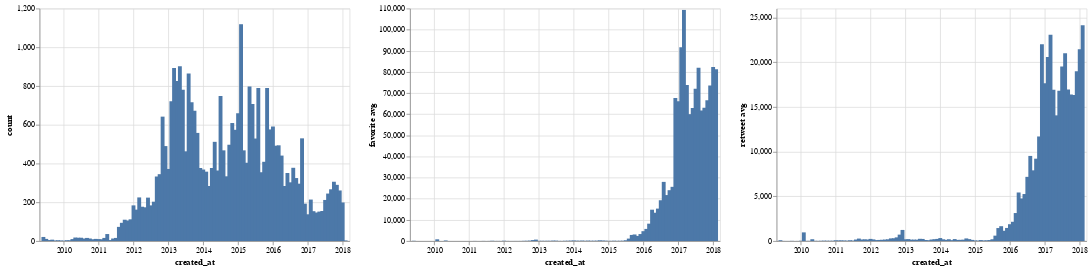

The notebook cell this image was saved under:
### Code cell
import pandas as pd
import altair as alt 
import json
import os
import pandas as pd

def create_tweet_sum_viz(t_count,t_rt,t_fav):
    """
    10 points
    Create the visualization shown above
    Use the tweet_df dataframe
    """
    
    chart1 = alt.Chart(data=t_count).encode(x="created_at", y="count").mark_bar()
    chart2 = alt.Chart(data=t_fav).encode(x="created_at", y="favorite avg").mark_bar()
    chart3 = alt.Chart(data=t_rt).encode(x="created_at", y="retweet avg").mark_bar()
    chart = chart1 | chart2 | chart3
    
    display(chart)

df = create_tweet_df()
t_count = create_tweet_count_df(t_df)
t_fav = create_favorite_avg_df(t_df)
t_rt = create_retweet_avg_df(t_df)
create_tweet_sum_viz(t_count,t_rt,t_fav)

### Figure 1 — Vega-Lite specification as saved in the notebook (floating-point values rounded to 4 significant figures)
{"config": {"view": {"continuousWidth": 400, "continuousHeight": 300}}, "hconcat": [{"data": {"name": "data-206d2e3ffeb144eee28afd24d67a26e3"}, "mark": "bar", "encoding": {"x": {"type": "temporal", "field": "created_at"}, "y": {"type": "quantitative", "field": "count"}}}, {"data": {"name": "data-f022e699f612d61cd10ed27fa7792238"}, "mark": "bar", "encoding": {"x": {"type": "temporal", "field": "created_at"}, "y": {"type": "quantitative", "field": "favorite avg"}}}, {"data": {"name": "data-65ce3cd453629d0e214a0ac8de7d5e06"}, "mark": "bar", "encoding": {"x": {"type": "temporal", "field": "created_at"}, "y": {"type": "quantitative", "field": "retweet avg"}}}], "$schema": "https://vega.github.io/schema/vega-lite/v4.8.1.json", "datasets": {"data-206d2e3ffeb144eee28afd24d67a26e3": [{"created_at": "2009-05-31T00:00:00+00:00", "count": 21}, {"created_at": "2009-06-30T00:00:00+00:00", "count": 11}, {"created_at": "2009-07-31T00:00:00+00:00", "count": 5}, {"created_at": "2009-08-31T00:00:00+00:00", "count": 7}, {"created_at": "2009-09-30T00:00:00+00:00", "count": 3}, {"created_at": "2009-10-31T00:00:00+00:00", "count": 4}, {"created_at": "2009-11-30T00:00:00+00:00", "count": 3}, {"created_at": "2009-12-31T00:00:00+00:00", "count": 2}, {"created_at": "2010-01-31T00:00:00+00:00", "count": 4}, {"created_at": "2010-02-28T00:00:00+00:00", "count": 4}, {"created_at": "2010-03-31T00:00:00+00:00", "count": 10}, {"created_at": "2010-04-30T00:00:00+00:00", "count": 18}, {"created_at": "2010-05-31T00:00:00+00:00", "count": 17}, {"created_at": "2010-06-30T00:00:00+00:00", "count": 17}, {"created_at": "2010-07-31T00:00:00+00:00", "count": 13}, {"created_at": "2010-08-31T00:00:00+00:00", "count": 16}, {"created_at": "2010-09-30T00:00:00+00:00", "count": 13}, {"created_at": "2010-10-31T00:00:00+00:00", "count": 9}, {"created_at": "2010-11-30T00:00:00+00:00", "count": 11}, {"created_at": "2010-12-31T00:00:00+00:00", "count": 10}, {"created_at": "2011-01-31T00:00:00+00:00", "count": 9}, {"created_at": "2011-02-28T00:00:00+00:00", "count": 16}, {"created_at": "2011-03-31T00:00:00+00:00", "count": 36}, {"created_at": "2011-04-30T00:00:00+00:00", "count": 5}, {"created_at": "2011-05-31T00:00:00+00:00", "count": 13}, {"created_at": "2011-06-30T00:00:00+00:00", "count": 16}, {"created_at": "2011-07-31T00:00:00+00:00", "count": 73}, {"created_at": "2011-08-31T00:00:00+00:00", "count": 94}, {"created_at": "2011-09-30T00:00:00+00:00", "count": 110}, {"created_at": "2011-10-31T00:00:00+00:00", "count": 106}, {"created_at": "2011-11-30T00:00:00+00:00", "count": 112}, {"created_at": "2011-12-31T00:00:00+00:00", "count": 184}, {"created_at": "2012-01-31T00:00:00+00:00", "count": 162}, {"created_at": "2012-02-29T00:00:00+00:00", "count": 225}, {"created_at": "2012-03-31T00:00:00+00:00", "count": 177}, {"created_at": "2012-04-30T00:00:00+00:00", "count": 174}, {"created_at": "2012-05-31T00:00:00+00:00", "count": 224}, {"created_at": "2012-06-30T00:00:00+00:00", "count": 184}, {"created_at": "2012-07-31T00:00:00+00:00", "count": 203}, {"created_at": "2012-08-31T00:00:00+00:00", "count": 333}, {"created_at": "2012-09-30T00:00:00+00:00", "count": 345}, {"created_at": "2012-10-31T00:00:00+00:00", "count": 642}, {"created_at": "2012-11-30T00:00:00+00:00", "count": 490}, {"created_at": "2012-12-31T00:00:00+00:00", "count": 372}, {"created_at": "2013-01-31T00:00:00+00:00", "count": 721}, {"created_at": "2013-02-28T00:00:00+00:00", "count": 893}, {"created_at": "2013-03-31T00:00:00+00:00", "count": 826}, {"created_at": "2013-04-30T00:00:00+00:00", "count": 902}, {"created_at": "2013-05-31T00:00:00+00:00", "count": 781}, {"created_at": "2013-06-30T00:00:00+00:00", "count": 463}, {"created_at": "2013-07-31T00:00:00+00:00", "count": 865}, {"created_at": "2013-08-31T00:00:00+00:00", "count": 716}, {"created_at": "2013-09-30T00:00:00+00:00", "count": 673}, {"created_at": "2013-10-31T00:00:00+00:00", "count": 558}, {"created_at": "2013-11-30T00:00:00+00:00", "count": 377}, {"created_at": "2013-12-31T00:00:00+00:00", "count": 369}, {"created_at": "2014-01-31T00:00:00+00:00", "count": 358}, {"created_at": "2014-02-28T00:00:00+00:00", "count": 284}, {"created_at": "2014-03-31T00:00:00+00:00", "count": 377}, {"created_at": "2014-04-30T00:00:00+00:00", "count": 512}, {"created_at": "2014-05-31T00:00:00+00:00", "count": 364}, {"created_at": "2014-06-30T00:00:00+00:00", "count": 748}, {"created_at": "2014-07-31T00:00:00+00:00", "count": 468}, {"created_at": "2014-08-31T00:00:00+00:00", "count": 334}, {"created_at": "2014-09-30T00:00:00+00:00", "count": 497}, {"created_at": "2014-10-31T00:00:00+00:00", "count": 609}, {"created_at": "2014-11-30T00:00:00+00:00", "count": 574}, {"created_at": "2014-12-31T00:00:00+00:00", "count": 659}, {"created_at": "2015-01-31T00:00:00+00:00", "count": 1119}, {"created_at": "2015-02-28T00:00:00+00:00", "count": 468}, {"created_at": "2015-03-31T00:00:00+00:00", "count": 404}, {"created_at": "2015-04-30T00:00:00+00:00", "count": 798}, {"created_at": "2015-05-31T00:00:00+00:00", "count": 707}, {"created_at": "2015-06-30T00:00:00+00:00", "count": 529}, {"created_at": "2015-07-31T00:00:00+00:00", "count": 790}, {"created_at": "2015-08-31T00:00:00+00:00", "count": 355}, {"created_at": "2015-09-30T00:00:00+00:00", "count": 409}, {"created_at": "2015-10-31T00:00:00+00:00", "count": 790}, {"created_at": "2015-11-30T00:00:00+00:00", "count": 576}, {"created_at": "2015-12-31T00:00:00+00:00", "count": 591}, {"created_at": "2016-01-31T00:00:00+00:00", "count": 492}, {"created_at": "2016-02-29T00:00:00+00:00", "count": 494}, {"created_at": "2016-03-31T00:00:00+00:00", "count": 441}, {"created_at": "2016-04-30T00:00:00+00:00", "count": 284}, {"created_at": "2016-05-31T00:00:00+00:00", "count": 351}, {"created_at": "2016-06-30T00:00:00+00:00", "count": 303}, {"created_at": "2016-07-31T00:00:00+00:00", "count": 378}, {"created_at": "2016-08-31T00:00:00+00:00", "count": 325}, {"created_at": "2016-09-30T00:00:00+00:00", "count": 296}, {"created_at": "2016-10-31T00:00:00+00:00", "count": 530}, {"created_at": "2016-11-30T00:00:00+00:00", "count": 193}, {"created_at": "2016-12-31T00:00:00+00:00", "count": 138}, {"created_at": "2017-01-31T00:00:00+00:00", "count": 214}, {"created_at": "2017-02-28T00:00:00+00:00", "count": 154}, {"created_at": "2017-03-31T00:00:00+00:00", "count": 147}, {"created_at": "2017-04-30T00:00:00+00:00", "count": 152}, {"created_at": "2017-05-31T00:00:00+00:00", "count": 155}, {"created_at": "2017-06-30T00:00:00+00:00", "count": 212}, {"created_at": "2017-07-31T00:00:00+00:00", "count": 245}, {"created_at": "2017-08-31T00:00:00+00:00", "count": 267}, {"created_at": "2017-09-30T00:00:00+00:00", "count": 306}, {"created_at": "2017-10-31T00:00:00+00:00", "count": 290}, {"created_at": "2017-11-30T00:00:00+00:00", "count": 261}, {"created_at": "2017-12-31T00:00:00+00:00", "count": 199}, {"created_at": "2018-01-31T00:00:00+00:00", "count": 3}], "data-f022e699f612d61cd10ed27fa7792238": [{"created_at": "2009-05-31T00:00:00+00:00", "favorite avg": 115.1}, {"created_at": "2009-06-30T00:00:00+00:00", "favorite avg": 14.82}, {"created_at": "2009-07-31T00:00:00+00:00", "favorite avg": 8.2}, {"created_at": "2009-08-31T00:00:00+00:00", "favorite avg": 8.286}, {"created_at": "2009-09-30T00:00:00+00:00", "favorite avg": 22.0}, {"created_at": "2009-10-31T00:00:00+00:00", "favorite avg": 5.25}, {"created_at": "2009-11-30T00:00:00+00:00", "favorite avg": 6.667}, {"created_at": "2009-12-31T00:00:00+00:00", "favorite avg": 9.0}, {"created_at": "2010-01-31T00:00:00+00:00", "favorite avg": 811.8}, {"created_at": "2010-02-28T00:00:00+00:00", "favorite avg": 7.0}, {"created_at": "2010-03-31T00:00:00+00:00", "favorite avg": 6.6}, {"created_at": "2010-04-30T00:00:00+00:00", "favorite avg": 261.1}, {"created_at": "2010-05-31T00:00:00+00:00", "favorite avg": 15.18}, {"created_at": "2010-06-30T00:00:00+00:00", "favorite avg": 4.882}, {"created_at": "2010-07-31T00:00:00+00:00", "favorite avg": 6.154}, {"created_at": "2010-08-31T00:00:00+00:00", "favorite avg": 10.25}, {"created_at": "2010-09-30T00:00:00+00:00", "favorite avg": 16.38}, {"created_at": "2010-10-31T00:00:00+00:00", "favorite avg": 6.222}, {"created_at": "2010-11-30T00:00:00+00:00", "favorite avg": 8.455}, {"created_at": "2010-12-31T00:00:00+00:00", "favorite avg": 19.6}, {"created_at": "2011-01-31T00:00:00+00:00", "favorite avg": 16.89}, {"created_at": "2011-02-28T00:00:00+00:00", "favorite avg": 41.62}, {"created_at": "2011-03-31T00:00:00+00:00", "favorite avg": 16.89}, {"created_at": "2011-04-30T00:00:00+00:00", "favorite avg": 14.4}, {"created_at": "2011-05-31T00:00:00+00:00", "favorite avg": 50.54}, {"created_at": "2011-06-30T00:00:00+00:00", "favorite avg": 13.56}, {"created_at": "2011-07-31T00:00:00+00:00", "favorite avg": 43.05}, {"created_at": "2011-08-31T00:00:00+00:00", "favorite avg": 125.9}, {"created_at": "2011-09-30T00:00:00+00:00", "favorite avg": 38.05}, {"created_at": "2011-10-31T00:00:00+00:00", "favorite avg": 49.98}, {"created_at": "2011-11-30T00:00:00+00:00", "favorite avg": 32.37}, {"created_at": "2011-12-31T00:00:00+00:00", "favorite avg": 144.1}, {"created_at": "2012-01-31T00:00:00+00:00", "favorite avg": 49.47}, {"created_at": "2012-02-29T00:00:00+00:00", "favorite avg": 29.61}, {"created_at": "2012-03-31T00:00:00+00:00", "favorite avg": 35.63}, {"created_at": "2012-04-30T00:00:00+00:00", "favorite avg": 42.59}, {"created_at": "2012-05-31T00:00:00+00:00", "favorite avg": 38.23}, {"created_at": "2012-06-30T00:00:00+00:00", "favorite avg": 44.05}, {"created_at": "2012-07-31T00:00:00+00:00", "favorite avg": 101.1}, {"created_at": "2012-08-31T00:00:00+00:00", "favorite avg": 122.9}, {"created_at": "2012-09-30T00:00:00+00:00", "favorite avg": 196.0}, {"created_at": "2012-10-31T00:00:00+00:00", "favorite avg": 447.9}, {"created_at": "2012-11-30T00:00:00+00:00", "favorite avg": 671.2}, {"created_at": "2012-12-31T00:00:00+00:00", "favorite avg": 92.34}, {"created_at": "2013-01-31T00:00:00+00:00", "favorite avg": 106.2}, {"created_at": "2013-02-28T00:00:00+00:00", "favorite avg": 86.42}, {"created_at": "2013-03-31T00:00:00+00:00", "favorite avg": 124.6}, {"created_at": "2013-04-30T00:00:00+00:00", "favorite avg": 101.5}, {"created_at": "2013-05-31T00:00:00+00:00", "favorite avg": 196.1}, {"created_at": "2013-06-30T00:00:00+00:00", "favorite avg": 165.0}, {"created_at": "2013-07-31T00:00:00+00:00", "favorite avg": 70.95}, {"created_at": "2013-08-31T00:00:00+00:00", "favorite avg": 56.31}, {"created_at": "2013-09-30T00:00:00+00:00", "favorite avg": 122.2}, {"created_at": "2013-10-31T00:00:00+00:00", "favorite avg": 136.3}, {"created_at": "2013-11-30T00:00:00+00:00", "favorite avg": 183.2}, {"created_at": "2013-12-31T00:00:00+00:00", "favorite avg": 259.0}, {"created_at": "2014-01-31T00:00:00+00:00", "favorite avg": 165.1}, {"created_at": "2014-02-28T00:00:00+00:00", "favorite avg": 126.7}, {"created_at": "2014-03-31T00:00:00+00:00", "favorite avg": 212.5}, {"created_at": "2014-04-30T00:00:00+00:00", "favorite avg": 110.9}, {"created_at": "2014-05-31T00:00:00+00:00", "favorite avg": 196.1}, {"created_at": "2014-06-30T00:00:00+00:00", "favorite avg": 133.8}, {"created_at": "2014-07-31T00:00:00+00:00", "favorite avg": 144.0}, {"created_at": "2014-08-31T00:00:00+00:00", "favorite avg": 164.4}, {"created_at": "2014-09-30T00:00:00+00:00", "favorite avg": 316.4}, {"created_at": "2014-10-31T00:00:00+00:00", "favorite avg": 242.5}, {"created_at": "2014-11-30T00:00:00+00:00", "favorite avg": 165.7}, {"created_at": "2014-12-31T00:00:00+00:00", "favorite avg": 93.07}, {"created_at": "2015-01-31T00:00:00+00:00", "favorite avg": 76.88}, {"created_at": "2015-02-28T00:00:00+00:00", "favorite avg": 138.0}, {"created_at": "2015-03-31T00:00:00+00:00", "favorite avg": 94.83}, {"created_at": "2015-04-30T00:00:00+00:00", "favorite avg": 114.4}, {"created_at": "2015-05-31T00:00:00+00:00", "favorite avg": 150.1}, {"created_at": "2015-06-30T00:00:00+00:00", "favorite avg": 349.6}, {"created_at": "2015-07-31T00:00:00+00:00", "favorite avg": 1151.0}, {"created_at": "2015-08-31T00:00:00+00:00", "favorite avg": 2875.0}, {"created_at": "2015-09-30T00:00:00+00:00", "favorite avg": 3104.0}, {"created_at": "2015-10-31T00:00:00+00:00", "favorite avg": 2417.0}, {"created_at": "2015-11-30T00:00:00+00:00", "favorite avg": 3293.0}, {"created_at": "2015-12-31T00:00:00+00:00", "favorite avg": 4662.0}, {"created_at": "2016-01-31T00:00:00+00:00", "favorite avg": 5731.0}, {"created_at": "2016-02-29T00:00:00+00:00", "favorite avg": 8209.0}, {"created_at": "2016-03-31T00:00:00+00:00", "favorite avg": 14820.0}, {"created_at": "2016-04-30T00:00:00+00:00", "favorite avg": 13380.0}, {"created_at": "2016-05-31T00:00:00+00:00", "favorite avg": 15340.0}, {"created_at": "2016-06-30T00:00:00+00:00", "favorite avg": 19290.0}, {"created_at": "2016-07-31T00:00:00+00:00", "favorite avg": 27980.0}, {"created_at": "2016-08-31T00:00:00+00:00", "favorite avg": 21740.0}, {"created_at": "2016-09-30T00:00:00+00:00", "favorite avg": 24050.0}, {"created_at": "2016-10-31T00:00:00+00:00", "favorite avg": 25640.0}, {"created_at": "2016-11-30T00:00:00+00:00", "favorite avg": 67710.0}, {"created_at": "2016-12-31T00:00:00+00:00", "favorite avg": 66190.0}, {"created_at": "2017-01-31T00:00:00+00:00", "favorite avg": 91630.0}, {"created_at": "2017-02-28T00:00:00+00:00", "favorite avg": 109300.0}, {"created_at": "2017-03-31T00:00:00+00:00", "favorite avg": 73860.0}, {"created_at": "2017-04-30T00:00:00+00:00", "favorite avg": 60020.0}, {"created_at": "2017-05-31T00:00:00+00:00", "favorite avg": 62950.0}, {"created_at": "2017-06-30T00:00:00+00:00", "favorite avg": 72000.0}, {"created_at": "2017-07-31T00:00:00+00:00", "favorite avg": 82020.0}, {"created_at": "2017-08-31T00:00:00+00:00", "favorite avg": 61710.0}, {"created_at": "2017-09-30T00:00:00+00:00", "favorite avg": 63090.0}, {"created_at": "2017-10-31T00:00:00+00:00", "favorite avg": 66640.0}, {"created_at": "2017-11-30T00:00:00+00:00", "favorite avg": 73560.0}, {"created_at": "2017-12-31T00:00:00+00:00", "favorite avg": 82280.0}, {"created_at": "2018-01-31T00:00:00+00:00", "favorite avg": 81280.0}], "data-65ce3cd453629d0e214a0ac8de7d5e06": [{"created_at": "2009-05-31T00:00:00+00:00", "retweet avg": 87.67}, {"created_at": "2009-06-30T00:00:00+00:00", "retweet avg": 10.09}, {"created_at": "2009-07-31T00:00:00+00:00", "retweet avg": 6.8}, {"created_at": "2009-08-31T00:00:00+00:00", "retweet avg": 7.571}, {"created_at": "2009-09-30T00:00:00+00:00", "retweet avg": 17.33}, {"created_at": "2009-10-31T00:00:00+00:00", "retweet avg": 2.75}, {"created_at": "2009-11-30T00:00:00+00:00", "retweet avg": 8.333}, {"created_at": "2009-12-31T00:00:00+00:00", "retweet avg": 30.5}, {"created_at": "2010-01-31T00:00:00+00:00", "retweet avg": 967.0}, {"created_at": "2010-02-28T00:00:00+00:00", "retweet avg": 16.0}, {"created_at": "2010-03-31T00:00:00+00:00", "retweet avg": 21.0}, {"created_at": "2010-04-30T00:00:00+00:00", "retweet avg": 200.6}, {"created_at": "2010-05-31T00:00:00+00:00", "retweet avg": 22.53}, {"created_at": "2010-06-30T00:00:00+00:00", "retweet avg": 15.82}, {"created_at": "2010-07-31T00:00:00+00:00", "retweet avg": 27.46}, {"created_at": "2010-08-31T00:00:00+00:00", "retweet avg": 39.88}, {"created_at": "2010-09-30T00:00:00+00:00", "retweet avg": 35.38}, {"created_at": "2010-10-31T00:00:00+00:00", "retweet avg": 29.56}, {"created_at": "2010-11-30T00:00:00+00:00", "retweet avg": 32.55}, {"created_at": "2010-12-31T00:00:00+00:00", "retweet avg": 78.8}, {"created_at": "2011-01-31T00:00:00+00:00", "retweet avg": 66.33}, {"created_at": "2011-02-28T00:00:00+00:00", "retweet avg": 72.81}, {"created_at": "2011-03-31T00:00:00+00:00", "retweet avg": 59.17}, {"created_at": "2011-04-30T00:00:00+00:00", "retweet avg": 42.6}, {"created_at": "2011-05-31T00:00:00+00:00", "retweet avg": 82.69}, {"created_at": "2011-06-30T00:00:00+00:00", "retweet avg": 51.88}, {"created_at": "2011-07-31T00:00:00+00:00", "retweet avg": 165.5}, {"created_at": "2011-08-31T00:00:00+00:00", "retweet avg": 274.1}, {"created_at": "2011-09-30T00:00:00+00:00", "retweet avg": 169.2}, {"created_at": "2011-10-31T00:00:00+00:00", "retweet avg": 192.5}, {"created_at": "2011-11-30T00:00:00+00:00", "retweet avg": 164.2}, {"created_at": "2011-12-31T00:00:00+00:00", "retweet avg": 238.4}, {"created_at": "2012-01-31T00:00:00+00:00", "retweet avg": 180.6}, {"created_at": "2012-02-29T00:00:00+00:00", "retweet avg": 107.0}, {"created_at": "2012-03-31T00:00:00+00:00", "retweet avg": 122.4}, {"created_at": "2012-04-30T00:00:00+00:00", "retweet avg": 140.0}, {"created_at": "2012-05-31T00:00:00+00:00", "retweet avg": 164.2}, {"created_at": "2012-06-30T00:00:00+00:00", "retweet avg": 192.7}, {"created_at": "2012-07-31T00:00:00+00:00", "retweet avg": 293.2}, {"created_at": "2012-08-31T00:00:00+00:00", "retweet avg": 311.3}, {"created_at": "2012-09-30T00:00:00+00:00", "retweet avg": 408.8}, {"created_at": "2012-10-31T00:00:00+00:00", "retweet avg": 716.3}, {"created_at": "2012-11-30T00:00:00+00:00", "retweet avg": 1240.0}, {"created_at": "2012-12-31T00:00:00+00:00", "retweet avg": 195.0}, {"created_at": "2013-01-31T00:00:00+00:00", "retweet avg": 212.3}, {"created_at": "2013-02-28T00:00:00+00:00", "retweet avg": 152.7}, {"created_at": "2013-03-31T00:00:00+00:00", "retweet avg": 159.5}, {"created_at": "2013-04-30T00:00:00+00:00", "retweet avg": 149.6}, {"created_at": "2013-05-31T00:00:00+00:00", "retweet avg": 248.0}, {"created_at": "2013-06-30T00:00:00+00:00", "retweet avg": 233.4}, {"created_at": "2013-07-31T00:00:00+00:00", "retweet avg": 112.8}, {"created_at": "2013-08-31T00:00:00+00:00", "retweet avg": 91.74}, {"created_at": "2013-09-30T00:00:00+00:00", "retweet avg": 166.8}, {"created_at": "2013-10-31T00:00:00+00:00", "retweet avg": 204.5}, {"created_at": "2013-11-30T00:00:00+00:00", "retweet avg": 236.3}, {"created_at": "2013-12-31T00:00:00+00:00", "retweet avg": 331.0}, {"created_at": "2014-01-31T00:00:00+00:00", "retweet avg": 193.5}, {"created_at": "2014-02-28T00:00:00+00:00", "retweet avg": 128.0}, {"created_at": "2014-03-31T00:00:00+00:00", "retweet avg": 198.0}, {"created_at": "2014-04-30T00:00:00+00:00", "retweet avg": 98.05}, {"created_at": "2014-05-31T00:00:00+00:00", "retweet avg": 218.3}, {"created_at": "2014-06-30T00:00:00+00:00", "retweet avg": 127.3}, {"created_at": "2014-07-31T00:00:00+00:00", "retweet avg": 134.5}, {"created_at": "2014-08-31T00:00:00+00:00", "retweet avg": 150.4}, {"created_at": "2014-09-30T00:00:00+00:00", "retweet avg": 290.8}, {"created_at": "2014-10-31T00:00:00+00:00", "retweet avg": 210.3}, {"created_at": "2014-11-30T00:00:00+00:00", "retweet avg": 126.0}, {"created_at": "2014-12-31T00:00:00+00:00", "retweet avg": 65.0}, {"created_at": "2015-01-31T00:00:00+00:00", "retweet avg": 51.38}, {"created_at": "2015-02-28T00:00:00+00:00", "retweet avg": 106.2}, {"created_at": "2015-03-31T00:00:00+00:00", "retweet avg": 64.78}, {"created_at": "2015-04-30T00:00:00+00:00", "retweet avg": 78.84}, {"created_at": "2015-05-31T00:00:00+00:00", "retweet avg": 105.7}, {"created_at": "2015-06-30T00:00:00+00:00", "retweet avg": 196.8}, {"created_at": "2015-07-31T00:00:00+00:00", "retweet avg": 601.1}, {"created_at": "2015-08-31T00:00:00+00:00", "retweet avg": 1451.0}, {"created_at": "2015-09-30T00:00:00+00:00", "retweet avg": 1658.0}, {"created_at": "2015-10-31T00:00:00+00:00", "retweet avg": 1146.0}, {"created_at": "2015-11-30T00:00:00+00:00", "retweet avg": 1464.0}, {"created_at": "2015-12-31T00:00:00+00:00", "retweet avg": 1880.0}, {"created_at": "2016-01-31T00:00:00+00:00", "retweet avg": 2152.0}, {"created_at": "2016-02-29T00:00:00+00:00", "retweet avg": 3130.0}, {"created_at": "2016-03-31T00:00:00+00:00", "retweet avg": 5428.0}, {"created_at": "2016-04-30T00:00:00+00:00", "retweet avg": 4763.0}, {"created_at": "2016-05-31T00:00:00+00:00", "retweet avg": 5255.0}, {"created_at": "2016-06-30T00:00:00+00:00", "retweet avg": 7176.0}, {"created_at": "2016-07-31T00:00:00+00:00", "retweet avg": 9516.0}, {"created_at": "2016-08-31T00:00:00+00:00", "retweet avg": 7905.0}, {"created_at": "2016-09-30T00:00:00+00:00", "retweet avg": 9209.0}, {"created_at": "2016-10-31T00:00:00+00:00", "retweet avg": 11690.0}, {"created_at": "2016-11-30T00:00:00+00:00", "retweet avg": 22000.0}, {"created_at": "2016-12-31T00:00:00+00:00", "retweet avg": 17640.0}, {"created_at": "2017-01-31T00:00:00+00:00", "retweet avg": 20570.0}, {"created_at": "2017-02-28T00:00:00+00:00", "retweet avg": 23060.0}, {"created_at": "2017-03-31T00:00:00+00:00", "retweet avg": 16920.0}, {"created_at": "2017-04-30T00:00:00+00:00", "retweet avg": 14050.0}, {"created_at": "2017-05-31T00:00:00+00:00", "retweet avg": 16810.0}, {"created_at": "2017-06-30T00:00:00+00:00", "retweet avg": 19520.0}, {"created_at": "2017-07-31T00:00:00+00:00", "retweet avg": 20990.0}, {"created_at": "2017-08-31T00:00:00+00:00", "retweet avg": 16930.0}, {"created_at": "2017-09-30T00:00:00+00:00", "retweet avg": 16390.0}, {"created_at": "2017-10-31T00:00:00+00:00", "retweet avg": 16320.0}, {"created_at": "2017-11-30T00:00:00+00:00", "retweet avg": 18980.0}, {"created_at": "2017-12-31T00:00:00+00:00", "retweet avg": 21450.0}, {"created_at": "2018-01-31T00:00:00+00:00", "retweet avg": 24130.0}]}}
